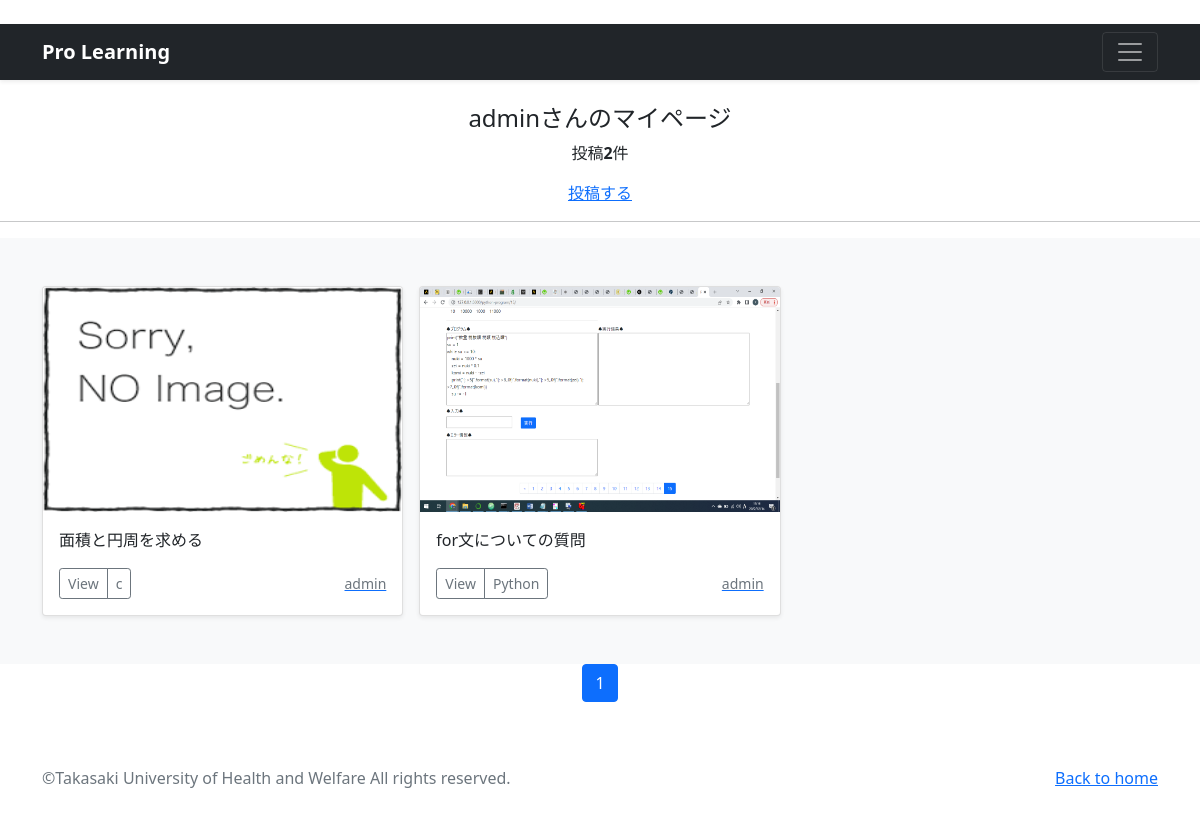
Screenshot of /mypage/ (signed in) with the database file from the repository.
### accounts/models.py (models this page shows)
class CustomUser(AbstractUser):
    pass

### base/models.py (models this page shows, shortened)
class Post(models.Model):
    user = models.ForeignKey(
        CustomUser,
        verbose_name='ユーザー',
        on_delete=models.CASCADE
        )
    category = models.ForeignKey(
        Category,
        verbose_name='カテゴリ',
        on_delete=models.PROTECT
        )
    title = models.CharField(
        verbose_name='タイトル', # フィールドのタイトル
        max_length=200        # 最大文字数は200
        )
    comment = models.TextField(
        verbose_name='コメント',  # フィールドのタイトル
        )
    image1 = models.ImageField(
        verbose_name='イメージ1',# フィールドのタイトル
        upload_to = 'photos',  # MEDIA_ROOT以下のphotosにファイルを保存
        blank=True,            # フィールド値の設定は必須でない
        null=True              # データベースにnullが保存されることを許容
        )
    image2 = models.ImageField(
        verbose_name='イメージ2',# フィールドのタイトル
        upload_to = 'photos',  # MEDIA_ROOT以下のphotosにファイルを保存
        blank=True,            # フィールド値の設定は必須でない
        null=True              # データベースにnullが保存されることを許容
        )
    posted_at = models.DateTimeField(
        verbose_name='投稿日時', # フィールドのタイトル
        auto_now_add=True       # 日時を自動追加
        )

class Category(models.Model):
    title = models.CharField(
        verbose_name='カテゴリ', # フィールドのタイトル
        max_length=20)

### base/views.py (the view)
# urls.py: path('mypage/', views.MypageView.as_view(), name = 'mypage'),
class MypageView(ListView):
    template_name ='mypage.html'
    paginate_by = 6
    def get_queryset(self):
      queryset = Post.objects.filter(
        user=self.request.user).order_by('-posted_at')
      return queryset

### base/templates/mypage.html (shortened to what this page needs)
{% extends 'base.html' %}
      {% block contents %}
      {% if user.is_authenticated %}
        <br>
        <div style="text-align:center">
          <h4>{{user.username}}さんのマイページ</h4>
          {% if object_list.count == 0 %}
            <p>{{user.username}}さんの投稿はありません</p>
          {% else %}
            <p>投稿<strong>{{object_list.count}}</strong>件</p>
          {% endif %}
          <a href="{% url 'base:post' %}">投稿する</a>
        </div>
        <hr>
      {% endif %}
      {% include "post_list.html" %}
      {% include "pagination.html" %}
      {% endblock %}

### base/templates/post_list.html (shortened to what this page needs)
  <div class="album py-5 bg-light">
    <div class="container">
      <div class="row row-cols-1 row-cols-sm-2 row-cols-md-3 g-3">
        {% for record in object_list %}
        <div class="col">
          <div class="card shadow-sm">
            {% if record.image1 %}
            <img src="{{ record.image1.url }}"
                 class="bd-placeholder-img card-img-top"
                 width="100%" height="225"
                 xmlns="http://www.w3.org/2000/svg"
                 role="img" aria-label="Placeholder: Thumbnail"
                 preserveAspectRatio="xMidYMid slice"
                 focusable="false">
                 <rect width="100%" height="100%" fill="#55595c"/>
            {% else %}
            <img src="/media/stock/noimage.png"
                 class="bd-placeholder-img card-img-top"
                 width="100%" height="225"></img>
            {% endif %}
            <div class="card-body">
              <p class="card-text">
                {{record.title}}
              </p>
              <div class="d-flex justify-content-between align-items-center">
                <div class="btn-group">
                  <button type="button"
                          class="btn btn-sm btn-outline-secondary" onclick="location.href='{% url 'base:post_detail' record.pk %}'">
                          View</button>
                  <button type="button"
                          class="btn btn-sm btn-outline-secondary" onclick="location.href='{% url 'base:post_cate' category=record.category.id %}'">
                          {{record.category.title}}</button>
                </div>
                <a href="{% url 'base:user_list' user=record.user.id %}">
                  <small class="text-muted">
                    {{record.user.username}}</small>
                </a>
              </div>
            </div>
          </div>
        </div>
        {% endfor %}
      </div>
    </div>
  </div>

### base/templates/base.html (style rules this page uses)
.bd-placeholder-img { font-size: 1.125rem; text-anchor: middle; -webkit-user-select: none; -moz-user-select: none; user-select: none; }

### rows the page displays
CustomUser: username "admin"
Post: title "面積と円周を求める", category "c", user.username "admin"
Post: image1 (picture), title "for文についての質問", category "Python", user.username "admin"

### other values shown
{{ object_list.count }} "2"
{{ num }} "1"
